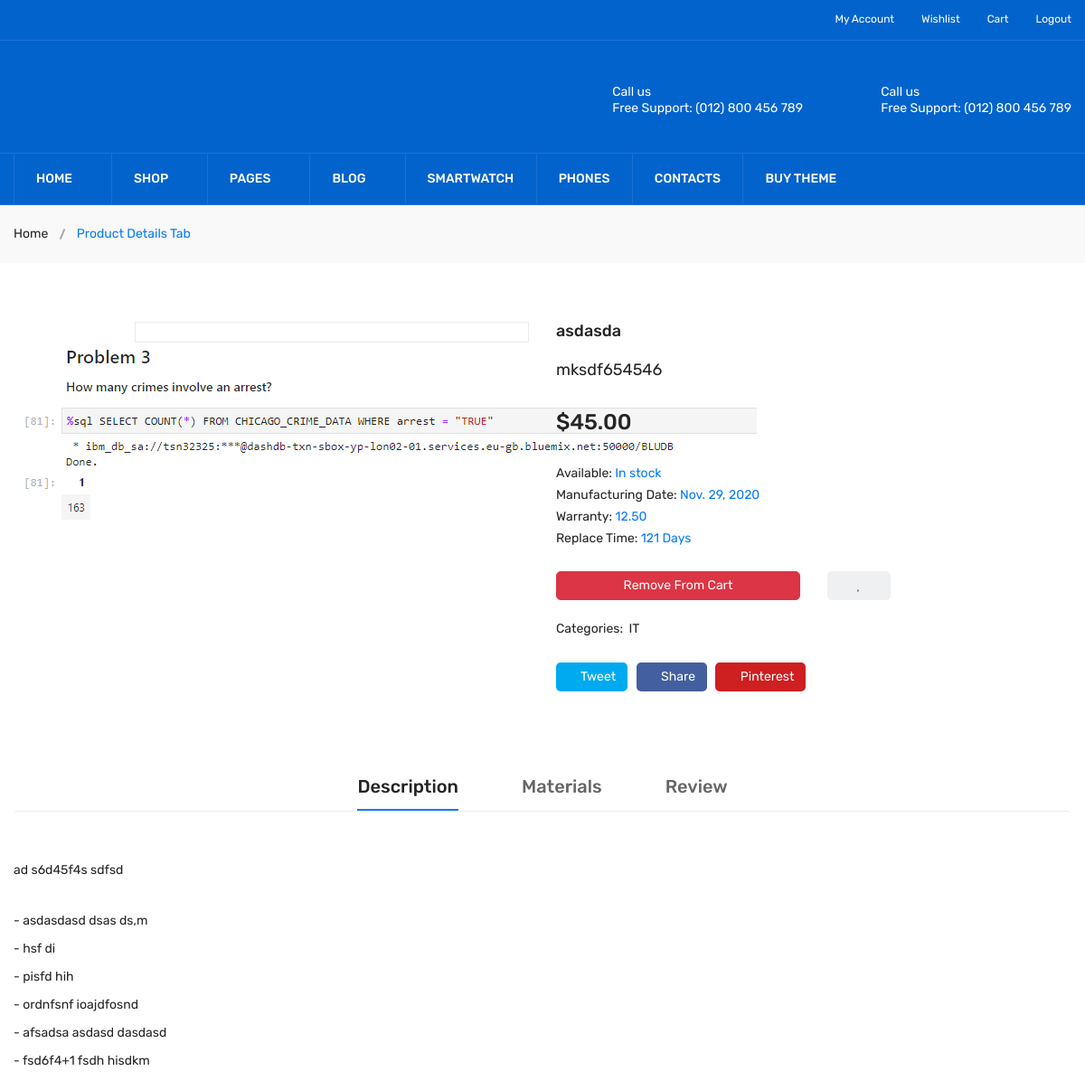
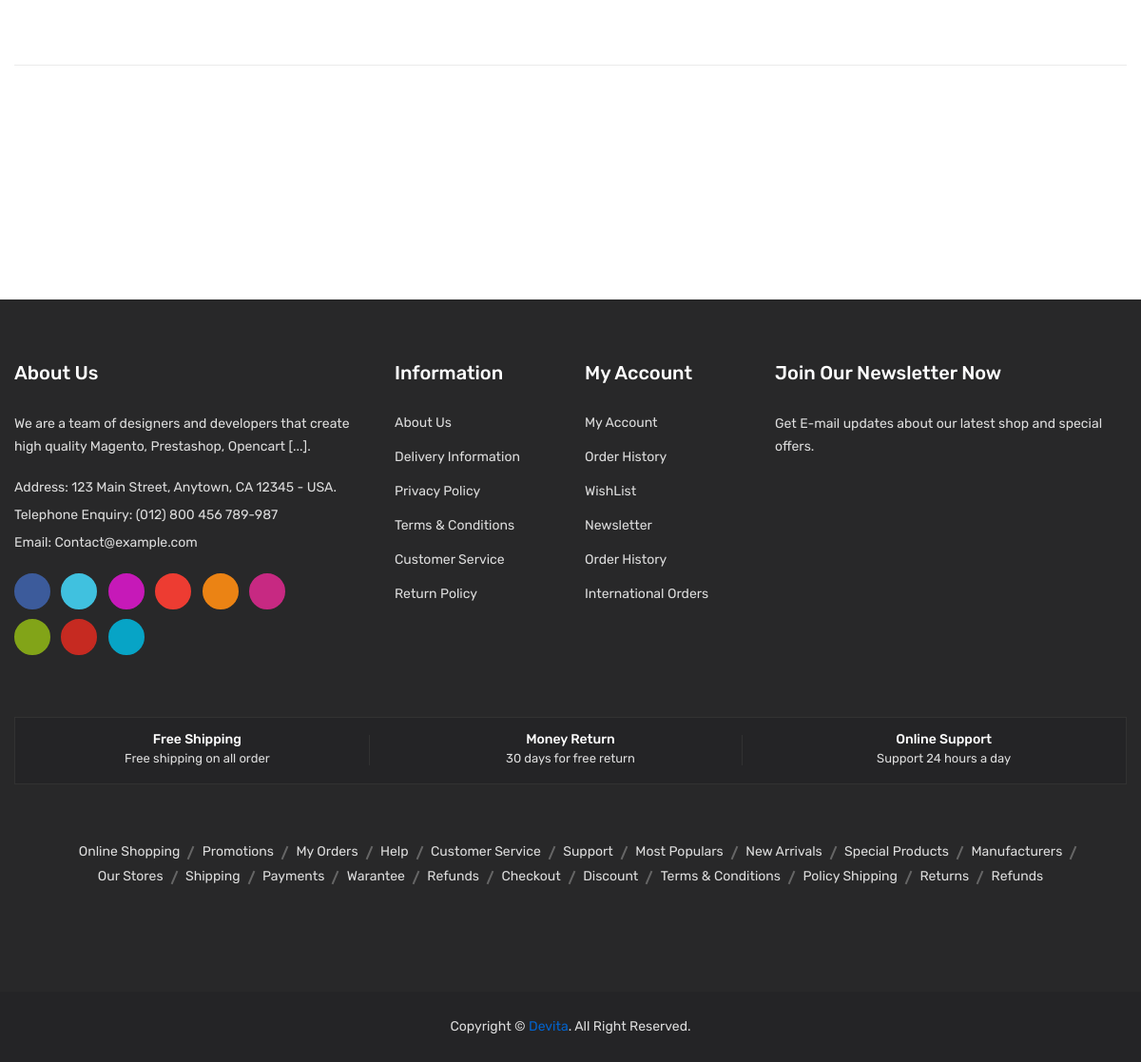
The page /EngineeringTools/Product_Details/4 (signed in) on the database its author committed (2 pictures, top to bottom).
### Company/models.py (models this page shows, shortened)
class Product_Hardware(models.Model):
    p_company_id = models.CharField(max_length = 20)
    p_name = models.CharField(max_length = 50)
    p_model_no = models.CharField(max_length = 20)
    p_bio = models.TextField()
    p_manufacturing_date = models.DateField()
    p_img_1 = models.ImageField(upload_to= upload_product_img_path)
    p_img_2 = models.ImageField(upload_to= upload_product_img_path)
    p_img_3 = models.ImageField(upload_to= upload_product_img_path, null=True, blank=True)
    p_img_4 = models.ImageField(upload_to= upload_product_img_path, null=True, blank=True)
    p_img_5 = models.ImageField(upload_to= upload_product_img_path, null=True, blank=True)
    p_img_6 = models.ImageField(upload_to= upload_product_img_path, null=True, blank=True)
    p_catagory = models.ForeignKey(Product_Catagory, on_delete = models.CASCADE)
    p_price = models.DecimalField(max_digits = 10, decimal_places = 2)
    P_warranty = models.DecimalField(max_digits = 4, decimal_places = 2)
    p_replace_time = models.CharField(max_length = 3)
    p_ppt = models.FileField( upload_to=upload_ppt_path, null= True, blank= True)
    p_pdf = models.FileField(upload_to = upload_pdf_path,null=True, blank=True)
    p_blog_link = models.URLField(null=True, blank=True)
    p_youtube_link = models.URLField(null=True, blank=True)
    p_software_link = models.URLField(max_length = 200, null=True, blank= True)
    p_feature_1 = models.CharField(max_length = 300)
    p_feature_2 = models.CharField(max_length=300)
    p_feature_3 = models.CharField(max_length=300, null=True, blank=True)
    p_feature_4 = models.CharField(max_length=300, null=True, blank=True)
    p_feature_5 = models.CharField(max_length=300, null=True, blank=True)
    p_feature_6 = models.CharField(max_length=300, null=True, blank=True)
    p_creation_date = models.DateTimeField(auto_now_add= True)
    p_updated_date = models.DateTimeField(auto_now= True)

class Product_Catagory(models.Model):
    catagory_name = models.CharField(max_length=20, unique=True)

### User/views.py (the view)
def Product_Details_View(request, ID):
    temp = "User/product_details.html"
    data = Product_Hardware.objects.get(id = ID)
    category = Product_Catagory.objects.get(id = data.p_catagory_id)
    review_form = Product_Review_form()
    review_data = Product_Review.objects.filter(product_id = ID)
    InWishlist = Wishlist.objects.filter(product_name__iexact=data.p_name, user_email__iexact=request.user.email).exists()
    InCart = Cart.objects.filter(product_name__iexact=data.p_name, user_email__iexact=request.user.email).exists()
    return render(request, temp, {'data':data, 'categoryName':category.catagory_name, 'review_form':review_form, 'review_data':review_data, 'inWishList':InWishlist, 'inCart':InCart})

### Templates/User/product_details.html (shortened to what this page needs)
{% extends 'User/header_footer.html' %}
{% load static %}
{% load i18n %}
{% load crispy_forms_tags %}
{% block 'content' %}
 <div class="breadcrumb-area gray-bg-7">
            <div class="container">
                <div class="breadcrumb-content">
                    <ul>
                        <li><a href="index.html">Home</a></li>
                        <li class="active">Product Details Tab</li>
                    </ul>
                </div>
            </div>
        </div>
        <div class="product-details pt-65 pb-65">
            <div class="container">
                <div class="row">
                    <div class="col-lg-6 col-md-12">
                        <div class="product-details-img">
                            <div id="gallery" class="product-dec-slider-2">
                                <a data-image="{{ MEDIA_ROOT }}{{ data.p_img_2.url }}" data-zoom-image="{{ MEDIA_ROOT }}{{ data.p_img_2.url }}">
                                    <img src="{{ MEDIA_ROOT }}{{ data.p_img_2.url }}" alt="">
                                </a>
                            </div>
                            <div class="zoompro-wrap zoompro-2 pl-20">
                                <div class="zoompro-border zoompro-span">
                                </div>
                            </div>
                        </div>
                    </div>
                    <div class="col-lg-6 col-md-12">
                        <div class="product-details-content">
                            <h4>{{ data.p_name }}</h4>
                            <br>
                            <h5>{{ data.p_model_no }}</h5>
                            <br>
                            <span>${{ data.p_price }}</span>
                            <div class="in-stock">
                                <p>Available: <span>In stock</span></p>
                                <p>Manufacturing Date: <span>{{data.p_manufacturing_date}}</span></p>
                                <p>Warranty: <span>{{data.P_warranty}}</span></p>
                                <p>Replace Time: <span>{{data.p_replace_time}} Days</span></p>
                                <br>
                            </div>
                            <div class="row">
                                    <div class="col-md-6">
                                        {% if inCart %}
                                        <form method="POST" style="width:100%; height:100%;"  action="{% url 'Cart:Remove_From_Cart' %}">
                                            <button class="btn btn-danger"  style="height:100%; width:100%; border-radius:5px;">
                                                Remove From Cart
                                            </button>
                                        </form>
                                        {% endif %}
                                    </div>
                                    <div class="col-md-2">
                                        {% if inWishList %}
                                            <form method="POST" style="width:100%; height:100%;" action="{% url 'Cart:Remove_From_WishList' %}">
                                                <button class="btn" style="width:100%; height:100%; background-color:#EEF0F1; border-radius:5px;">
                                                        <i class="fa fa-heart"></i>
                                                </button>
                                            </form>
                                        {% endif %}
                                    </div>
                            </div>
                            <br>
                            <div class="pro-dec-categories">
                                <ul>
                                    <li class="categories-title">Categories:</li>
                                    <li>{{ categoryName }}</li>
                                </ul>
                            </div>
                            <div class="pro-dec-social">
                                <ul>
                                    <li><a target="_blank" class="tweet" href="http://twitter.com/share?url=#url"><i class="ion-social-twitter"></i> Tweet</a></li>
                                    <li><a target="_blank" class="share" href="https://www.facebook.com/sharer/sharer.php?u=#url"><i class="ion-social-facebook"></i> Share</a></li>
                                    <li><a target="_blank" class="pinterest" href="http://pinterest.com/pin/create/button/?url=#url"><i class="ion-social-pinterest"></i> Pinterest</a></li>
                                </ul>
                            </div>
                        </div>
                    </div>
                </div>
            </div>
        </div>
        <div class="description-review-area pt-25 pb-70">
            <div class="container">
                <div class="description-review-wrapper">
                    <div class="description-review-topbar nav text-center">
                        <a class="active" data-toggle="tab" href="#des-details1">Description</a>
                        <a data-toggle="tab" href="#des-details2">Materials</a>
                        <a data-toggle="tab" href="#des-details3">Review</a>
                    </div>
                    <div class="tab-content description-review-bottom">
                        <div id="des-details1" class="tab-pane active">
                            <div class="product-description-wrapper">
                                <p>{{ data.p_bio }}</p>
                                <ul>
                                    <li>-  {{ data.p_feature_1 }}</li>
                                    <li>-  {{ data.p_feature_2 }}</li>
                                    {% if data.p_feature_3 != "" %}
                                        <li>-  {{ data.p_feature_3 }}</li>
                                    {% endif %}
                                    {% if data.p_feature_4 != "" %}
                                        <li>-  {{ data.p_feature_4 }}</li>
                                    {% endif %}
                                    {% if data.p_feature_5 != "" %}
                                        <li>-  {{ data.p_feature_5 }}</li>
                                    {% endif %}
                                    {% if data.p_feature_6 != "" %}
                                        <li>-  {{ data.p_feature_6 }}</li>
                                    {% endif %}
                                </ul>
                            </div>
                        </div>
                    </div>
                </div>
            </div>
        </div>
{% endblock %}

### rows shown on the page
Product_Hardware: p_img_2 (picture), p_name "asdasda", p_model_no "mksdf654546", p_price "45.00", p_manufacturing_date "Nov. 29, 2020", P_warranty "12.50", p_replace_time "121", p_bio "ad s6d45f4s sdfsd", p_feature_1 "asdasdasd dsas ds,m", p_feature_2 "hsf di", p_feature_3 "pisfd hih", p_feature_4 "ordnfsnf ioajdfosnd", p_feature_5 "afsadsa asdasd dasdasd", p_feature_6 "fsd6f4+1 fsdh hisdkm"
Product_Catagory: catagory_name "IT"
